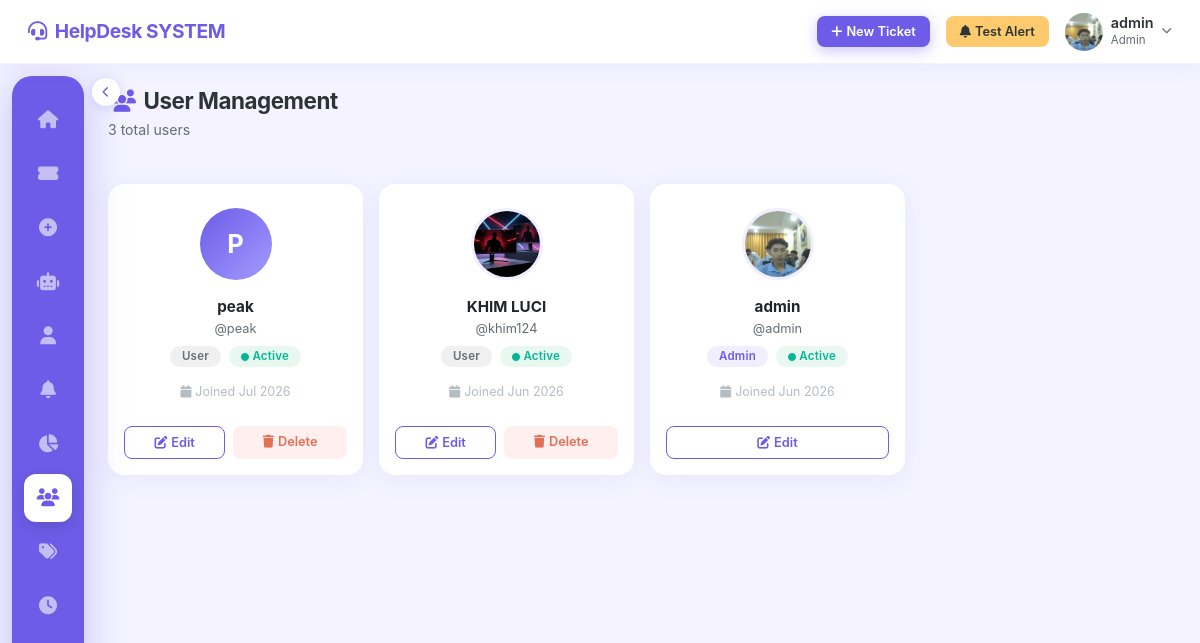
The app's page /manage/users/ (signed in) with its own data.
### accounts/models.py (models this page shows, shortened)
class User(AbstractUser):
    ROLE_CHOICES = [
        ('admin', 'Admin'),
        ('agent', 'Agent'),
        ('user', 'User'),
    ]
    role = models.CharField(max_length=10, choices=ROLE_CHOICES, default='user')
    phone = models.CharField(max_length=20, blank=True, null=True)
    profile_picture = models.ImageField(
        upload_to='profile_pictures/', blank=True, null=True
    )
    department = models.CharField(max_length=100, blank=True, null=True)
    created_at = models.DateTimeField(auto_now_add=True)
    updated_at = models.DateTimeField(auto_now=True)

### accounts/views.py (the view)
# urls.py: path('manage/users/', views.user_list_view, name='user_list'),
@login_required
@role_required('admin')
def user_list_view(request):
    users = User.objects.all().order_by('-date_joined')
    paginator = Paginator(users, 20)
    page = paginator.get_page(request.GET.get('page'))
    return render(request, 'accounts/user_list.html', {'page_obj': page})

### tickets/utils.py (called while the page is built)
def role_required(*roles):
    def decorator(view_func):
        @wraps(view_func)
        def _wrapped(request, *args, **kwargs):
            if not request.user.is_authenticated:
                return redirect('login')
            if request.user.role not in roles:
                messages.error(request, 'You do not have permission to access that page.')
                return redirect('dashboard')
            return view_func(request, *args, **kwargs)
        return _wrapped
    return decorator

### accounts/templates/accounts/user_list.html (shortened to what this page needs)
{% extends 'base.html' %}
{% block content %}
<div class="page-header">
  <div>
    <h4><i class="fa fa-users me-2" style="color:var(--primary);"></i>User Management</h4>
    <p style="color:var(--text-secondary);font-size:.88rem;margin-top:4px;">
      {{ page_obj.paginator.count }} total user{{ page_obj.paginator.count|pluralize }}
    </p>
  </div>
</div>
<div class="row g-3">
  {% for u in page_obj %}
  <div class="col-sm-6 col-lg-4 col-xl-3">
    <div class="card h-100" style="border-radius:16px;">
      <div class="card-body text-center py-4 px-3">
        {% if u.profile_picture %}
          <img src="{{ u.profile_picture.url }}"
               class="rounded-circle mb-3"
               style="width:72px;height:72px;object-fit:cover;border:3px solid var(--primary-ultra-light);"
               alt="{{ u.username }}">
        {% else %}
          <div class="rounded-circle mx-auto mb-3 d-flex align-items-center justify-content-center"
               style="width:72px;height:72px;background:linear-gradient(135deg,var(--primary),var(--primary-light));font-size:1.6rem;font-weight:700;color:#fff;">
            {{ u.username|slice:":1"|upper }}
          </div>
        {% endif %}
        <div class="fw-bold" style="font-size:.95rem;">
          {{ u.get_full_name|default:u.username }}
        </div>
        <div style="font-size:.8rem;color:var(--text-secondary);margin-bottom:8px;">
          @{{ u.username }}
        </div>
        <div class="d-flex justify-content-center gap-2 flex-wrap mb-3">
          {% if u.role == 'admin' %}
            <span class="badge" style="background:var(--primary-ultra-light);color:var(--primary);">Admin</span>
          {% elif u.role == 'agent' %}
            <span class="badge" style="background:#e8f8f0;color:var(--success);">Agent</span>
          {% else %}
            <span class="badge" style="background:#f0f0f0;color:#636e72;">User</span>
          {% endif %}
          {% if u.is_active %}
            <span class="badge" style="background:#e8f8f0;color:var(--success);">
              <i class="fa fa-circle" style="font-size:.5rem;vertical-align:middle;"></i> Active
            </span>
          {% else %}
            <span class="badge" style="background:#fff0ef;color:var(--danger);">
              <i class="fa fa-circle" style="font-size:.5rem;vertical-align:middle;"></i> Inactive
            </span>
          {% endif %}
        </div>
        <div style="font-size:.78rem;color:var(--text-muted);">
          <i class="fa fa-calendar me-1"></i>Joined {{ u.date_joined|date:"M Y" }}
        </div>
      </div>
      <div class="card-footer bg-transparent border-0 pt-0 pb-3 px-3 d-flex gap-2">
        <a href="{% url 'user_edit' u.pk %}" class="btn btn-outline-primary btn-sm flex-fill">
          <i class="fa fa-edit me-1"></i>Edit
        </a>
        {% if u != request.user %}
        <a href="{% url 'user_delete' u.pk %}" class="btn btn-sm flex-fill"
           style="background:#fff0ef;color:var(--danger);border:none;">
          <i class="fa fa-trash me-1"></i>Delete
        </a>
        {% endif %}
      </div>
    </div>
  </div>
  {% empty %}
  <div class="col-12 text-center py-5" style="color:var(--text-muted);">
    <i class="fa fa-users fa-3x mb-3 d-block"></i>No users found.
  </div>
  {% endfor %}
</div>
{% endblock %}

### templates/base.html (shortened to what this page needs)
<!DOCTYPE html>
<html lang="en">
<head>
  <link rel="stylesheet" href="https://cdn.jsdelivr.net/npm/bootstrap@5.3.2/dist/css/bootstrap.min.css">
  <link rel="stylesheet" href="https://cdnjs.cloudflare.com/ajax/libs/font-awesome/6.4.2/css/all.min.css">
  {% load static %}
  <link rel="stylesheet" href="{% static 'css/style.css' %}">
</head>
<body>
{% if user.is_authenticated %}
<nav class="navbar">
  <a class="navbar-brand" href="{% url 'dashboard' %}">
    <i class="fa fa-headset"></i>HelpDesk SYSTEM
  </a>
  <div class="ms-auto d-flex align-items-center gap-3">
    <a href="{% url 'ticket_create' %}" class="btn btn-primary btn-sm">
      <i class="fa fa-plus me-1"></i>New Ticket
    </a>
    {% if user.is_authenticated and user.role == 'admin' %}
    <button id="testNotificationBtn" class="btn btn-warning btn-sm">
      <i class="fa fa-bell me-1"></i>Test Alert
    </button>
    {% endif %}
    <div class="dropdown">
      <div data-bs-toggle="dropdown" style="cursor:pointer;" class="d-flex align-items-center gap-2">
        {% if user.profile_picture %}
          <img src="{{ user.profile_picture.url }}" class="nav-avatar" alt="">
        {% else %}
          <div class="nav-avatar-initials">{{ user.username|slice:":1"|upper }}</div>
        {% endif %}
        <div class="d-none d-md-block">
          <div class="fw-semibold" style="font-size:.9rem;line-height:1.2;">{{ user.username }}</div>
          <div style="font-size:.72rem;color:var(--text-secondary);">{{ user.get_role_display }}</div>
        </div>
        <i class="fa fa-chevron-down" style="font-size:.65rem;color:var(--text-secondary);"></i>
      </div>
    </div>
  </div>
</nav>
<button class="sidebar-toggle" id="sidebarToggle" title="Toggle sidebar">
</button>
<nav class="sidebar" id="sidebar">
  <a class="nav-link {% if request.resolver_match.url_name == 'dashboard' %}active{% endif %}"
     href="{% url 'dashboard' %}" title="Dashboard">
    <i class="fa fa-home"></i>
  </a>
  <a class="nav-link {% if request.resolver_match.url_name == 'ticket_list' %}active{% endif %}"
     href="{% url 'ticket_list' %}" title="Tickets">
    <i class="fa fa-ticket-alt"></i>
  </a>
  <a class="nav-link {% if request.resolver_match.url_name == 'ticket_create' %}active{% endif %}"
     href="{% url 'ticket_create' %}" title="New Ticket">
    <i class="fa fa-plus-circle"></i>
  </a>
  <a class="nav-link {% if request.resolver_match.url_name == 'ai_chat' %}active{% endif %}"
     href="{% url 'ai_chat' %}" title="Q&A AI">
    <i class="fa fa-robot"></i>
  </a>
  <a class="nav-link {% if request.resolver_match.url_name == 'profile' %}active{% endif %}"
     href="{% url 'profile' %}" title="Profile">
    <i class="fa fa-user"></i>
  </a>
  {% if user.role == 'admin' %}
  <a class="nav-link {% if request.resolver_match.url_name == 'notification_test' %}active{% endif %}"
     href="{% url 'notification_test' %}" title="Test Notifications">
    <i class="fa fa-bell"></i>
  </a>
  {% endif %}
  {% if user.role == 'admin' or user.role == 'agent' %}
  <a class="nav-link {% if request.resolver_match.url_name == 'reports' %}active{% endif %}"
     href="{% url 'reports' %}" title="Reports">
    <i class="fa fa-chart-pie"></i>
  </a>
  {% endif %}
  {% if user.role == 'admin' %}
  <a class="nav-link {% if 'user' in request.resolver_match.url_name %}active{% endif %}"
     href="{% url 'user_list' %}" title="Users">
    <i class="fa fa-users"></i>
  </a>
  <a class="nav-link {% if 'category' in request.resolver_match.url_name %}active{% endif %}"
     href="{% url 'category_list' %}" title="Categories">
    <i class="fa fa-tags"></i>
  </a>
  <a class="nav-link {% if 'sla' in request.resolver_match.url_name %}active{% endif %}"
     href="{% url 'sla_list' %}" title="SLA Rules">
    <i class="fa fa-clock"></i>
  </a>
  {% endif %}
</nav>
<main class="main-content" id="mainContent">
  {% block content %}{% endblock %}
</main>
{% endif %}
{% load static %}
</body>
</html>

### static/css/style.css (style rules this page uses)
:root { --primary: #6C5CE7; --primary-light: #a29bfe; --primary-ultra-light: #f0eeff; --accent: #00cec9; --success: #00b894; --warning: #fdcb6e; --danger: #e17055; --text-primary: #2d3436; --text-secondary: #636e72; --text-muted: #b2bec3; --bg: #f4f3ff; --card-bg: #ffffff; --sidebar-width: 72px; --sidebar-expanded: 240px; --navbar-height: 64px; --content-offset: 100px; --radius: 20px; --radius-sm: 12px; --radius-xs: 8px; --shadow: 0 4px 24px rgba(108, 92, 231, 0.08); --shadow-hover: 0 8px 40px rgba(108, 92, 231, 0.16); }
* { box-sizing: border-box; margin: 0; padding: 0; }
body { font-family: -apple-system, BlinkMacSystemFont, 'Segoe UI', sans-serif; background: var(--bg); min-height: 100vh; color: var(--text-primary); -webkit-font-smoothing: antialiased; overflow-x: hidden; }
.navbar { position: fixed; top: 0; left: 0; right: 0; height: var(--navbar-height); background: #fff; border-bottom: 1px solid rgba(108,92,231,0.08); display: flex; align-items: center; padding: 0 28px; z-index: 1000; box-shadow: 0 2px 20px rgba(108,92,231,0.06); }
.navbar-brand { font-size: 1.2rem; font-weight: 700; color: var(--primary) !important; letter-spacing: -0.02em; text-decoration: none; }
.navbar-brand i { margin-right: 8px; }
.navbar .ms-auto { display: flex; align-items: center; gap: 12px; }
.nav-avatar { width: 38px; height: 38px; border-radius: 50%; object-fit: cover; }
.sidebar { position: fixed; left: 12px; top: calc(var(--navbar-height) + 12px); bottom: 12px; width: var(--sidebar-width); background: var(--primary); border-radius: var(--radius); z-index: 900; display: flex; flex-direction: column; align-items: center; padding: 20px 0; overflow: hidden; transition: width 0.35s cubic-bezier(0.4, 0, 0.2, 1), opacity 0.3s ease, transform 0.35s cubic-bezier(0.4, 0, 0.2, 1); box-shadow: 0 8px 40px rgba(108, 92, 231, 0.35); }
.sidebar .nav-link { width: 48px; height: 48px; border-radius: var(--radius-sm); display: flex; align-items: center; justify-content: center; color: rgba(255,255,255,0.6) !important; transition: all 0.2s ease; margin-bottom: 6px; position: relative; text-decoration: none; flex-shrink: 0; overflow: hidden; white-space: nowrap; }
.sidebar .nav-link i { font-size: 18px; min-width: 20px; text-align: center; }
.sidebar .nav-link.active { background: #fff; color: var(--primary) !important; box-shadow: 0 4px 16px rgba(0,0,0,0.12); }
.sidebar .nav-link.active i { color: var(--primary); }
.sidebar-toggle { position: fixed; left: calc(var(--sidebar-width) + 12px + 8px); top: calc(var(--navbar-height) + 14px); width: 28px; height: 28px; border-radius: 50%; background: #fff; border: none; box-shadow: 0 2px 12px rgba(108,92,231,0.25); display: flex; align-items: center; justify-content: center; cursor: pointer; z-index: 950; transition: left 0.35s cubic-bezier(0.4, 0, 0.2, 1), background 0.2s ease; color: var(--primary); font-size: 11px; }
.main-content { margin-left: calc(var(--sidebar-width) + 12px + 24px); margin-top: calc(var(--navbar-height) + 24px); padding: 0 24px 100px 0; transition: margin-left 0.35s cubic-bezier(0.4, 0, 0.2, 1); min-height: calc(100vh - var(--navbar-height)); }
.card { background: var(--card-bg); border: none; border-radius: var(--radius); box-shadow: var(--shadow); transition: all 0.3s ease; overflow: hidden; }
.card-body { padding: 22px; }
.badge { padding: 5px 12px; border-radius: 20px; font-weight: 600; font-size: 0.72rem; letter-spacing: 0.02em; }
.btn { border-radius: var(--radius-xs); font-weight: 600; font-size: 0.875rem; padding: 9px 20px; border: none; transition: all 0.2s ease; }
.btn-primary { background: var(--primary); color: #fff; box-shadow: 0 4px 14px rgba(108,92,231,0.35); }
.btn-warning { background: var(--warning); color: #2d3436; }
.btn-outline-primary { background: transparent; border: 1.5px solid var(--primary); color: var(--primary); }
.btn-sm { padding: 6px 14px; font-size: 0.8rem; }
.page-header { display: flex; align-items: center; justify-content: space-between; margin-bottom: 28px; }
.page-header h4 { font-size: 1.4rem; font-weight: 700; letter-spacing: -0.02em; color: var(--text-primary); margin: 0; }
.card { animation: fadeUp 0.35s ease both; }

### records on screen
User: profile_picture (picture), username "admin", role "Admin", get_full_name "admin", is_active True (drawn), date_joined "Jun 2026"
User: username "P", get_full_name "peak", username "peak", role "User", is_active True (drawn), date_joined "Jul 2026", shows "Delete"
User: profile_picture (picture), get_full_name "KHIM LUCI", username "khim124", role "User", is_active True (drawn), date_joined "Jun 2026", shows "Delete"

### other values on screen
{{ page_obj.paginator.count }} "3"
